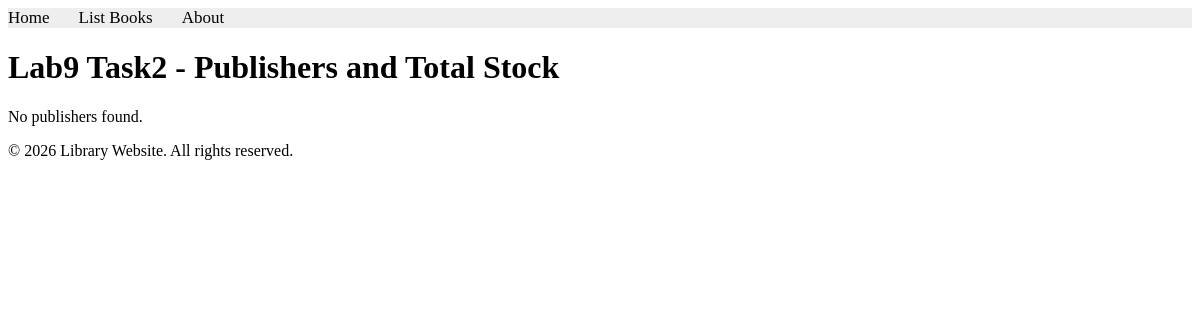
Before: /books/lab9/task2 with the older database file.
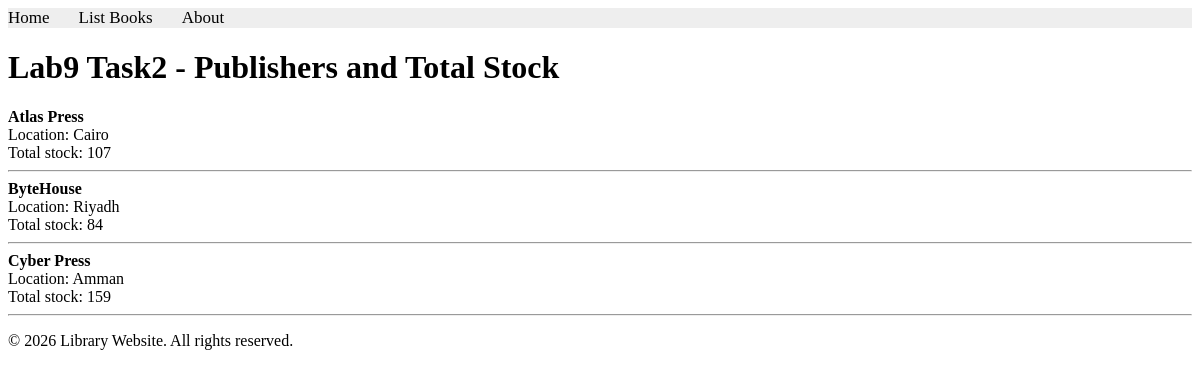
After: the same page with the newer database file.
### apps/bookmodule/models.py (models this page shows, shortened)
class Publisher(models.Model):
	name = models.CharField(max_length=200)
	location = models.CharField(max_length=300)

### apps/bookmodule/views.py (the view)
# urls.py: path('lab9/task2', views.lab9_task2, name='books.lab9.task2'),
def lab9_task2(request):
    publishers = Publisher.objects.annotate(total_stock=Sum('books__quantity')).order_by('name')
    return render(request, 'bookmodule/lab9_task2.html', {'publishers': publishers})

### apps/templates/bookmodule/lab9_task2.html (shortened to what this page needs)
{% extends "layouts/base.html" %}
{% block content %}
<h1>Lab9 Task2 - Publishers and Total Stock</h1>
{% if publishers %}
    {% for publisher in publishers %}
        <div>
            <strong>{{ publisher.name }}</strong><br/>
            Location: {{ publisher.location }}<br/>
            Total stock: {{ publisher.total_stock|default:0 }}
        </div>
        <hr/>
    {% endfor %}
{% else %}
    <p>No publishers found.</p>
{% endif %}
{% endblock content %}

Changed rows visible on the page:
added Publisher: name "Atlas Press", location "Cairo", total_stock "107"
added Publisher: name "ByteHouse", location "Riyadh", total_stock "84"
added Publisher: name "Cyber Press", location "Amman", total_stock "159"
Other visible differences:
text no longer shown: "No publishers found."
